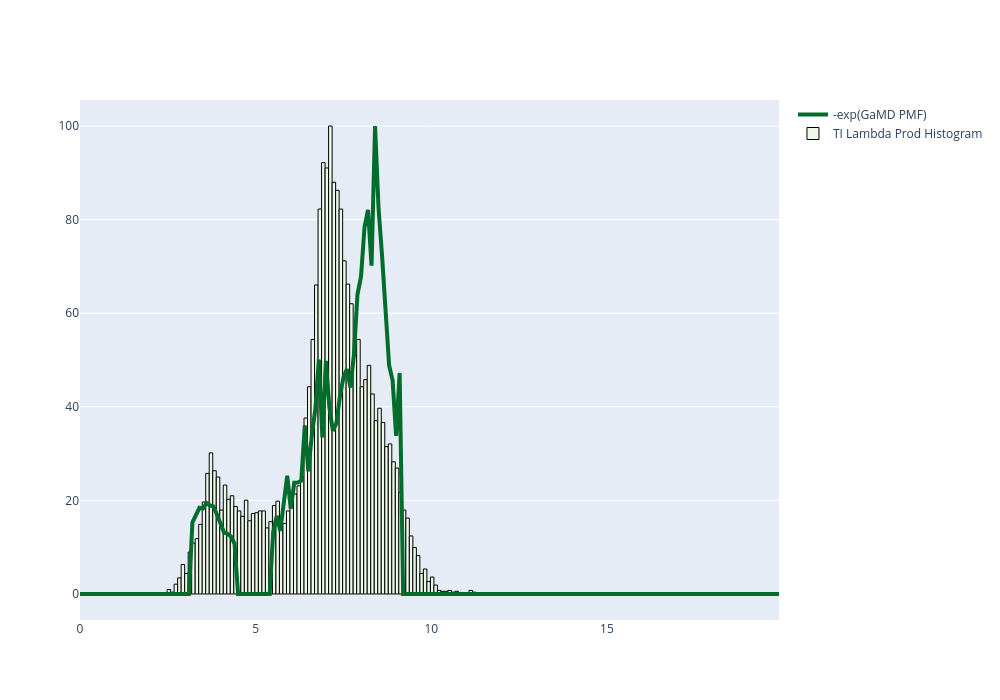

This figure's notebook cell:
### Markdown cell above
### Repeating for unbound state

### Code cell
os.chdir("../../gamd_pmfs/VL-T31A")
r66_t31_ub = get_pmf("pmf-c2-R66_T31_unbound.dat.xvg")
fig = plot_pmf_TI_1D_fig(r66_t31_ub, geom_dvdls_ub, "T31_R66", scaler=100, bins=100)
fig.update_layout(
    width=1000, height=700
).show(
    renderer="jupyterlab"
)

a1ub = r66_t31[(r66_t31["X"] > 3.1) & (r66_t31["X"] < 4.5)]["pop"].sum()
a2ub = r66_t31[(r66_t31["X"] > 5.4) & (r66_t31["X"] < 9.2)]["pop"].sum()

a1_prop_ub = a1ub/(a1ub + a2ub)
a2_prop_ub = a2ub/(a1ub + a2ub)
